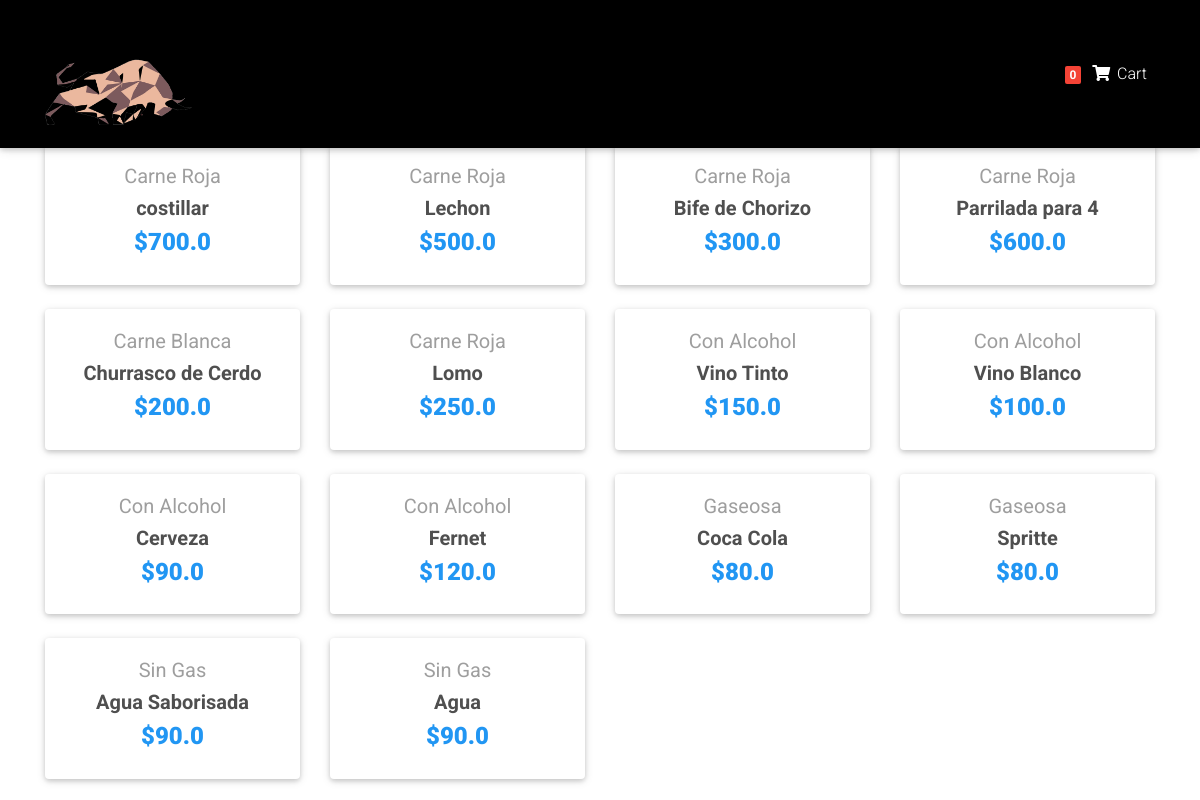
The app's page /grilla/ with its own data.
### Buffet/models.py (models this page shows, shortened)
class Item(models.Model):
    title = models.CharField(max_length=100)
    price = models.FloatField()
    category = models.CharField(choices=CATEGORY_CHOICES, max_length=2)
    slug = models.SlugField()
    descripcion = models.TextField()
    def get_absolute_url(self):
        return reverse("Buffet:product", kwargs={
            'slug': self.slug
        })

### Buffet/views.py (the view)
# urls.py: path('grilla/', HomeView.as_view()),
class HomeView(ListView):
    model = Item
    template_name = "home-page.html"

### Buffet/templatetags/cart_templatestags.py (called while the page is built)
@register.filter
def cart_item_count(user):
    if user.is_authenticated:
        qs = Order.objects.filter(user=user, ordered=False)
        if qs.exists():
            return qs[0].items.count()
    return 0

### Buffet/templates/home-page.html (shortened to what this page needs)
{% extends "base_cart.html" %}
{% load static %}
{% block content %}
  <main>
    <div class="container">
      <section class="text-center mb-4">
        <div class="row wow fadeIn">
          {% for item in object_list%}
          <div class="col-lg-3 col-md-6 mb-4">
            <div class="card">
              <div class="card-body text-center">
                <a href="" class="grey-text">
                  <h5>{{ item.get_category_display }}</h5>
                </a>
                <h5>
                  <strong>
                    <a href="{{ item.get_absolute_url }}" class="dark-grey-text">{{ item.title }}
                    </a>
                  </strong>
                </h5>
                <h4 class="font-weight-bold blue-text">
                  <strong>${{ item.price }}</strong>
                </h4>
              </div>
            </div>
          </div>
          {% endfor %}
        </div>
  </main>
{% endblock %}

### Buffet/templates/base_cart.html (style rules this page uses)
html, body, header, .carousel { height: 60vh; }

### records on screen
Item: category "Carne Roja", title "costillar", price "700.0"
Item: category "Carne Roja", title "Lechon", price "500.0"
Item: category "Carne Roja", title "Bife de Chorizo", price "300.0"
Item: category "Carne Roja", title "Parrilada para 4", price "600.0"
Item: category "Carne Blanca", title "Churrasco de Cerdo", price "200.0"
Item: category "Carne Roja", title "Lomo", price "250.0"
Item: category "Con Alcohol", title "Vino Tinto", price "150.0"
Item: category "Con Alcohol", title "Vino Blanco", price "100.0"
Item: category "Con Alcohol", title "Cerveza", price "90.0"
Item: category "Con Alcohol", title "Fernet", price "120.0"
Item: category "Gaseosa", title "Coca Cola", price "80.0"
Item: category "Gaseosa", title "Spritte", price "80.0"
Item: category "Sin Gas", title "Agua Saborisada", price "90.0"
Item: category "Sin Gas", title "Agua", price "90.0"

### other values on screen
{{ request.user|cart_item_count }} "0"
